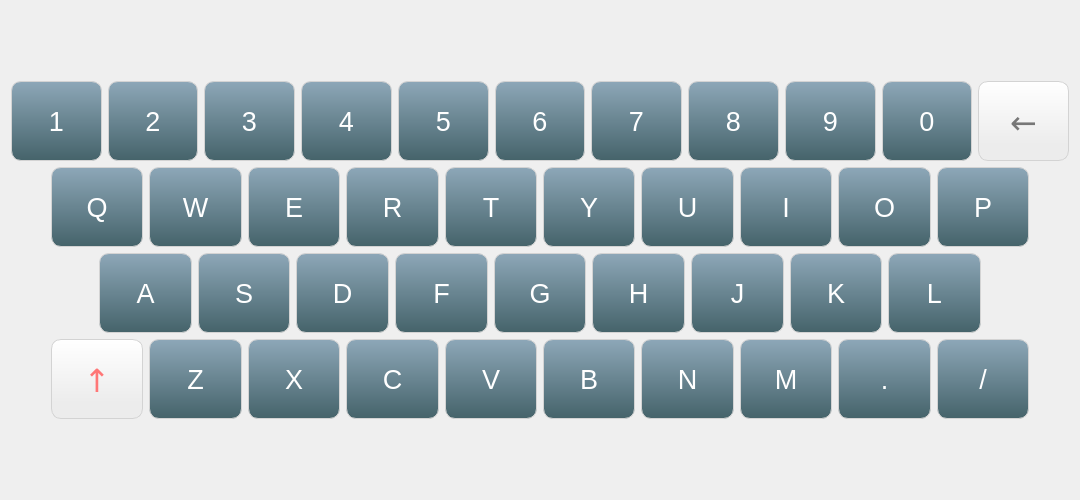
<?xml version="1.0" encoding="UTF-8"?>
<ui version="4.0">
 <class>KeyboardInput</class>
 <widget class="QWidget" name="KeyboardInput">
  <property name="geometry">
   <rect>
    <x>0</x>
    <y>0</y>
    <width>1080</width>
    <height>500</height>
   </rect>
  </property>
  <property name="windowTitle">
   <string>Form</string>
  </property>
  <layout class="QGridLayout" name="gridLayout_2">
   <item row="1" column="0">
    <layout class="QHBoxLayout" name="horizontalLayout_6">
     <item>
      <widget class="QPushButton" name="pbtn_num_1">
       <property name="minimumSize">
        <size>
         <width>40</width>
         <height>80</height>
        </size>
       </property>
       <property name="font">
        <font>
         <family>Arial</family>
         <pointsize>20</pointsize>
        </font>
       </property>
       <property name="styleSheet">
        <string notr="true">color:white;
background-color: qlineargradient(spread:pad, x1:0.5, y1:1, x2:0.5, y2:0, stop:0 rgba(69, 99, 106, 255), stop:1.0 rgba(141, 167, 184, 255));
border-style: solid;
border-width:1px;
border-radius:10px;
border-color: lightgray;</string>
       </property>
       <property name="text">
        <string>1</string>
       </property>
      </widget>
     </item>
     <item>
      <widget class="QPushButton" name="pbtn_num_2">
       <property name="minimumSize">
        <size>
         <width>40</width>
         <height>80</height>
        </size>
       </property>
       <property name="font">
        <font>
         <family>Arial</family>
         <pointsize>20</pointsize>
        </font>
       </property>
       <property name="styleSheet">
        <string notr="true">color:white;
background-color: qlineargradient(spread:pad, x1:0.5, y1:1, x2:0.5, y2:0, stop:0 rgba(69, 99, 106, 255), stop:1.0 rgba(141, 167, 184, 255));
border-style: solid;
border-width:1px;
border-radius:10px;
border-color: lightgray;</string>
       </property>
       <property name="text">
        <string>2</string>
       </property>
      </widget>
     </item>
     <item>
      <widget class="QPushButton" name="pbtn_num_3">
       <property name="minimumSize">
        <size>
         <width>40</width>
         <height>80</height>
        </size>
       </property>
       <property name="font">
        <font>
         <family>Arial</family>
         <pointsize>20</pointsize>
        </font>
       </property>
       <property name="styleSheet">
        <string notr="true">color:white;
background-color: qlineargradient(spread:pad, x1:0.5, y1:1, x2:0.5, y2:0, stop:0 rgba(69, 99, 106, 255), stop:1.0 rgba(141, 167, 184, 255));
border-style: solid;
border-width:1px;
border-radius:10px;
border-color: lightgray;</string>
       </property>
       <property name="text">
        <string>3</string>
       </property>
      </widget>
     </item>
     <item>
      <widget class="QPushButton" name="pbtn_num_4">
       <property name="minimumSize">
        <size>
         <width>40</width>
         <height>80</height>
        </size>
       </property>
       <property name="font">
        <font>
         <family>Arial</family>
         <pointsize>20</pointsize>
        </font>
       </property>
       <property name="styleSheet">
        <string notr="true">color:white;
background-color: qlineargradient(spread:pad, x1:0.5, y1:1, x2:0.5, y2:0, stop:0 rgba(69, 99, 106, 255), stop:1.0 rgba(141, 167, 184, 255));
border-style: solid;
border-width:1px;
border-radius:10px;
border-color: lightgray;</string>
       </property>
       <property name="text">
        <string>4</string>
       </property>
      </widget>
     </item>
     <item>
      <widget class="QPushButton" name="pbtn_num_5">
       <property name="minimumSize">
        <size>
         <width>40</width>
         <height>80</height>
        </size>
       </property>
       <property name="font">
        <font>
         <family>Arial</family>
         <pointsize>20</pointsize>
        </font>
       </property>
       <property name="styleSheet">
        <string notr="true">color:white;
background-color: qlineargradient(spread:pad, x1:0.5, y1:1, x2:0.5, y2:0, stop:0 rgba(69, 99, 106, 255), stop:1.0 rgba(141, 167, 184, 255));
border-style: solid;
border-width:1px;
border-radius:10px;
border-color: lightgray;</string>
       </property>
       <property name="text">
        <string>5</string>
       </property>
      </widget>
     </item>
     <item>
      <widget class="QPushButton" name="pbtn_num_6">
       <property name="minimumSize">
        <size>
         <width>40</width>
         <height>80</height>
        </size>
       </property>
       <property name="font">
        <font>
         <family>Arial</family>
         <pointsize>20</pointsize>
        </font>
       </property>
       <property name="styleSheet">
        <string notr="true">color:white;
background-color: qlineargradient(spread:pad, x1:0.5, y1:1, x2:0.5, y2:0, stop:0 rgba(69, 99, 106, 255), stop:1.0 rgba(141, 167, 184, 255));
border-style: solid;
border-width:1px;
border-radius:10px;
border-color: lightgray;</string>
       </property>
       <property name="text">
        <string>6</string>
       </property>
      </widget>
     </item>
     <item>
      <widget class="QPushButton" name="pbtn_num_7">
       <property name="minimumSize">
        <size>
         <width>40</width>
         <height>80</height>
        </size>
       </property>
       <property name="font">
        <font>
         <family>Arial</family>
         <pointsize>20</pointsize>
        </font>
       </property>
       <property name="styleSheet">
        <string notr="true">color:white;
background-color: qlineargradient(spread:pad, x1:0.5, y1:1, x2:0.5, y2:0, stop:0 rgba(69, 99, 106, 255), stop:1.0 rgba(141, 167, 184, 255));
border-style: solid;
border-width:1px;
border-radius:10px;
border-color: lightgray;</string>
       </property>
       <property name="text">
        <string>7</string>
       </property>
      </widget>
     </item>
     <item>
      <widget class="QPushButton" name="pbtn_num_8">
       <property name="minimumSize">
        <size>
         <width>40</width>
         <height>80</height>
        </size>
       </property>
       <property name="font">
        <font>
         <family>Arial</family>
         <pointsize>20</pointsize>
        </font>
       </property>
       <property name="styleSheet">
        <string notr="true">color:white;
background-color: qlineargradient(spread:pad, x1:0.5, y1:1, x2:0.5, y2:0, stop:0 rgba(69, 99, 106, 255), stop:1.0 rgba(141, 167, 184, 255));
border-style: solid;
border-width:1px;
border-radius:10px;
border-color: lightgray;</string>
       </property>
       <property name="text">
        <string>8</string>
       </property>
      </widget>
     </item>
     <item>
      <widget class="QPushButton" name="pbtn_num_9">
       <property name="minimumSize">
        <size>
         <width>40</width>
         <height>80</height>
        </size>
       </property>
       <property name="font">
        <font>
         <family>Arial</family>
         <pointsize>20</pointsize>
        </font>
       </property>
       <property name="styleSheet">
        <string notr="true">color:white;
background-color: qlineargradient(spread:pad, x1:0.5, y1:1, x2:0.5, y2:0, stop:0 rgba(69, 99, 106, 255), stop:1.0 rgba(141, 167, 184, 255));
border-style: solid;
border-width:1px;
border-radius:10px;
border-color: lightgray;</string>
       </property>
       <property name="text">
        <string>9</string>
       </property>
      </widget>
     </item>
     <item>
      <widget class="QPushButton" name="pbtn_num_0">
       <property name="minimumSize">
        <size>
         <width>40</width>
         <height>80</height>
        </size>
       </property>
       <property name="font">
        <font>
         <family>Arial</family>
         <pointsize>20</pointsize>
        </font>
       </property>
       <property name="styleSheet">
        <string notr="true">color:white;
background-color: qlineargradient(spread:pad, x1:0.5, y1:1, x2:0.5, y2:0, stop:0 rgba(69, 99, 106, 255), stop:1.0 rgba(141, 167, 184, 255));
border-style: solid;
border-width:1px;
border-radius:10px;
border-color: lightgray;</string>
       </property>
       <property name="text">
        <string>0</string>
       </property>
      </widget>
     </item>
     <item>
      <widget class="QPushButton" name="pbtn_backspace">
       <property name="minimumSize">
        <size>
         <width>40</width>
         <height>80</height>
        </size>
       </property>
       <property name="font">
        <font>
         <family>Noto Sans CJK TC Bold</family>
         <pointsize>24</pointsize>
         <weight>50</weight>
         <bold>false</bold>
        </font>
       </property>
       <property name="styleSheet">
        <string notr="true">color: rgb(119, 119, 119);
background-color: qlineargradient(spread:pad, x1:0.5, y1:1, x2:0.5, y2:0, stop:0.2 rgba(236, 236, 236, 255), stop:1.0 rgba(255, 255, 255, 255));
border-style: solid;
border-width:1px;
border-radius:10px;
border-color: lightgray;</string>
       </property>
       <property name="text">
        <string>←</string>
       </property>
      </widget>
     </item>
    </layout>
   </item>
   <item row="3" column="0">
    <layout class="QHBoxLayout" name="horizontalLayout_3">
     <item>
      <spacer name="horizontalSpacer_5">
       <property name="orientation">
        <enum>Qt::Horizontal</enum>
       </property>
       <property name="sizeType">
        <enum>QSizePolicy::Fixed</enum>
       </property>
       <property name="sizeHint" stdset="0">
        <size>
         <width>88</width>
         <height>20</height>
        </size>
       </property>
      </spacer>
     </item>
     <item>
      <widget class="QPushButton" name="pbtn_char_a">
       <property name="minimumSize">
        <size>
         <width>40</width>
         <height>80</height>
        </size>
       </property>
       <property name="font">
        <font>
         <family>Arial</family>
         <pointsize>20</pointsize>
        </font>
       </property>
       <property name="styleSheet">
        <string notr="true">color:white;
background-color: qlineargradient(spread:pad, x1:0.5, y1:1, x2:0.5, y2:0, stop:0 rgba(69, 99, 106, 255), stop:1.0 rgba(141, 167, 184, 255));
border-style: solid;
border-width:1px;
border-radius:10px;
border-color: lightgray;</string>
       </property>
       <property name="text">
        <string>A</string>
       </property>
      </widget>
     </item>
     <item>
      <widget class="QPushButton" name="pbtn_char_s">
       <property name="minimumSize">
        <size>
         <width>40</width>
         <height>80</height>
        </size>
       </property>
       <property name="font">
        <font>
         <family>Arial</family>
         <pointsize>20</pointsize>
        </font>
       </property>
       <property name="styleSheet">
        <string notr="true">color:white;
background-color: qlineargradient(spread:pad, x1:0.5, y1:1, x2:0.5, y2:0, stop:0 rgba(69, 99, 106, 255), stop:1.0 rgba(141, 167, 184, 255));
border-style: solid;
border-width:1px;
border-radius:10px;
border-color: lightgray;</string>
       </property>
       <property name="text">
        <string>S</string>
       </property>
      </widget>
     </item>
     <item>
      <widget class="QPushButton" name="pbtn_char_d">
       <property name="minimumSize">
        <size>
         <width>40</width>
         <height>80</height>
        </size>
       </property>
       <property name="font">
        <font>
         <family>Arial</family>
         <pointsize>20</pointsize>
        </font>
       </property>
       <property name="styleSheet">
        <string notr="true">color:white;
background-color: qlineargradient(spread:pad, x1:0.5, y1:1, x2:0.5, y2:0, stop:0 rgba(69, 99, 106, 255), stop:1.0 rgba(141, 167, 184, 255));
border-style: solid;
border-width:1px;
border-radius:10px;
border-color: lightgray;</string>
       </property>
       <property name="text">
        <string>D</string>
       </property>
      </widget>
     </item>
     <item>
      <widget class="QPushButton" name="pbtn_char_f">
       <property name="minimumSize">
        <size>
         <width>40</width>
         <height>80</height>
        </size>
       </property>
       <property name="font">
        <font>
         <family>Arial</family>
         <pointsize>20</pointsize>
        </font>
       </property>
       <property name="styleSheet">
        <string notr="true">color:white;
background-color: qlineargradient(spread:pad, x1:0.5, y1:1, x2:0.5, y2:0, stop:0 rgba(69, 99, 106, 255), stop:1.0 rgba(141, 167, 184, 255));
border-style: solid;
border-width:1px;
border-radius:10px;
border-color: lightgray;</string>
       </property>
       <property name="text">
        <string>F</string>
       </property>
      </widget>
     </item>
     <item>
      <widget class="QPushButton" name="pbtn_char_g">
       <property name="minimumSize">
        <size>
         <width>40</width>
         <height>80</height>
        </size>
       </property>
       <property name="font">
        <font>
         <family>Arial</family>
         <pointsize>20</pointsize>
        </font>
       </property>
       <property name="styleSheet">
        <string notr="true">color:white;
background-color: qlineargradient(spread:pad, x1:0.5, y1:1, x2:0.5, y2:0, stop:0 rgba(69, 99, 106, 255), stop:1.0 rgba(141, 167, 184, 255));
border-style: solid;
border-width:1px;
border-radius:10px;
border-color: lightgray;</string>
       </property>
       <property name="text">
        <string>G</string>
       </property>
      </widget>
     </item>
     <item>
      <widget class="QPushButton" name="pbtn_char_h">
       <property name="minimumSize">
        <size>
         <width>40</width>
         <height>80</height>
        </size>
       </property>
       <property name="font">
        <font>
         <family>Arial</family>
         <pointsize>20</pointsize>
        </font>
       </property>
       <property name="styleSheet">
        <string notr="true">color:white;
background-color: qlineargradient(spread:pad, x1:0.5, y1:1, x2:0.5, y2:0, stop:0 rgba(69, 99, 106, 255), stop:1.0 rgba(141, 167, 184, 255));
border-style: solid;
border-width:1px;
border-radius:10px;
border-color: lightgray;</string>
       </property>
       <property name="text">
        <string>H</string>
       </property>
      </widget>
     </item>
     <item>
      <widget class="QPushButton" name="pbtn_char_j">
       <property name="minimumSize">
        <size>
         <width>40</width>
         <height>80</height>
        </size>
       </property>
       <property name="font">
        <font>
         <family>Arial</family>
         <pointsize>20</pointsize>
        </font>
       </property>
       <property name="styleSheet">
        <string notr="true">color:white;
background-color: qlineargradient(spread:pad, x1:0.5, y1:1, x2:0.5, y2:0, stop:0 rgba(69, 99, 106, 255), stop:1.0 rgba(141, 167, 184, 255));
border-style: solid;
border-width:1px;
border-radius:10px;
border-color: lightgray;</string>
       </property>
       <property name="text">
        <string>J</string>
       </property>
      </widget>
     </item>
     <item>
      <widget class="QPushButton" name="pbtn_char_k">
       <property name="minimumSize">
        <size>
         <width>40</width>
         <height>80</height>
        </size>
       </property>
       <property name="font">
        <font>
         <family>Arial</family>
         <pointsize>20</pointsize>
        </font>
       </property>
       <property name="styleSheet">
        <string notr="true">color:white;
background-color: qlineargradient(spread:pad, x1:0.5, y1:1, x2:0.5, y2:0, stop:0 rgba(69, 99, 106, 255), stop:1.0 rgba(141, 167, 184, 255));
border-style: solid;
border-width:1px;
border-radius:10px;
border-color: lightgray;</string>
       </property>
       <property name="text">
        <string>K</string>
       </property>
      </widget>
     </item>
     <item>
      <widget class="QPushButton" name="pbtn_char_l">
       <property name="minimumSize">
        <size>
         <width>40</width>
         <height>80</height>
        </size>
       </property>
       <property name="font">
        <font>
         <family>Arial</family>
         <pointsize>20</pointsize>
        </font>
       </property>
       <property name="styleSheet">
        <string notr="true">color:white;
background-color: qlineargradient(spread:pad, x1:0.5, y1:1, x2:0.5, y2:0, stop:0 rgba(69, 99, 106, 255), stop:1.0 rgba(141, 167, 184, 255));
border-style: solid;
border-width:1px;
border-radius:10px;
border-color: lightgray;</string>
       </property>
       <property name="text">
        <string>L</string>
       </property>
      </widget>
     </item>
     <item>
      <spacer name="horizontalSpacer_6">
       <property name="orientation">
        <enum>Qt::Horizontal</enum>
       </property>
       <property name="sizeType">
        <enum>QSizePolicy::Fixed</enum>
       </property>
       <property name="sizeHint" stdset="0">
        <size>
         <width>88</width>
         <height>20</height>
        </size>
       </property>
      </spacer>
     </item>
    </layout>
   </item>
   <item row="0" column="0">
    <spacer name="verticalSpacer">
     <property name="orientation">
      <enum>Qt::Vertical</enum>
     </property>
     <property name="sizeHint" stdset="0">
      <size>
       <width>20</width>
       <height>40</height>
      </size>
     </property>
    </spacer>
   </item>
   <item row="2" column="0">
    <layout class="QHBoxLayout" name="horizontalLayout">
     <item>
      <spacer name="horizontalSpacer">
       <property name="orientation">
        <enum>Qt::Horizontal</enum>
       </property>
       <property name="sizeType">
        <enum>QSizePolicy::Fixed</enum>
       </property>
       <property name="sizeHint" stdset="0">
        <size>
         <width>40</width>
         <height>20</height>
        </size>
       </property>
      </spacer>
     </item>
     <item>
      <widget class="QPushButton" name="pbtn_char_q">
       <property name="minimumSize">
        <size>
         <width>40</width>
         <height>80</height>
        </size>
       </property>
       <property name="font">
        <font>
         <family>Arial</family>
         <pointsize>20</pointsize>
        </font>
       </property>
       <property name="styleSheet">
        <string notr="true">color:white;
background-color: qlineargradient(spread:pad, x1:0.5, y1:1, x2:0.5, y2:0, stop:0 rgba(69, 99, 106, 255), stop:1.0 rgba(141, 167, 184, 255));
border-style: solid;
border-width:1px;
border-radius:10px;
border-color: lightgray;</string>
       </property>
       <property name="text">
        <string>Q</string>
       </property>
      </widget>
     </item>
     <item>
      <widget class="QPushButton" name="pbtn_char_w">
       <property name="minimumSize">
        <size>
         <width>40</width>
         <height>80</height>
        </size>
       </property>
       <property name="font">
        <font>
         <family>Arial</family>
         <pointsize>20</pointsize>
        </font>
       </property>
       <property name="styleSheet">
        <string notr="true">color:white;
background-color: qlineargradient(spread:pad, x1:0.5, y1:1, x2:0.5, y2:0, stop:0 rgba(69, 99, 106, 255), stop:1.0 rgba(141, 167, 184, 255));
border-style: solid;
border-width:1px;
border-radius:10px;
border-color: lightgray;</string>
       </property>
       <property name="text">
        <string>W</string>
       </property>
      </widget>
     </item>
     <item>
      <widget class="QPushButton" name="pbtn_char_e">
       <property name="minimumSize">
        <size>
         <width>40</width>
         <height>80</height>
        </size>
       </property>
       <property name="font">
        <font>
         <family>Arial</family>
         <pointsize>20</pointsize>
        </font>
       </property>
       <property name="styleSheet">
        <string notr="true">color:white;
background-color: qlineargradient(spread:pad, x1:0.5, y1:1, x2:0.5, y2:0, stop:0 rgba(69, 99, 106, 255), stop:1.0 rgba(141, 167, 184, 255));
border-style: solid;
border-width:1px;
border-radius:10px;
border-color: lightgray;</string>
       </property>
       <property name="text">
        <string>E</string>
       </property>
      </widget>
     </item>
     <item>
      <widget class="QPushButton" name="pbtn_char_r">
       <property name="minimumSize">
        <size>
         <width>40</width>
         <height>80</height>
        </size>
       </property>
       <property name="font">
        <font>
         <family>Arial</family>
         <pointsize>20</pointsize>
        </font>
       </property>
       <property name="styleSheet">
        <string notr="true">color:white;
background-color: qlineargradient(spread:pad, x1:0.5, y1:1, x2:0.5, y2:0, stop:0 rgba(69, 99, 106, 255), stop:1.0 rgba(141, 167, 184, 255));
border-style: solid;
border-width:1px;
border-radius:10px;
border-color: lightgray;</string>
       </property>
       <property name="text">
        <string>R</string>
       </property>
      </widget>
     </item>
     <item>
      <widget class="QPushButton" name="pbtn_char_t">
       <property name="minimumSize">
        <size>
         <width>40</width>
         <height>80</height>
        </size>
       </property>
       <property name="font">
        <font>
         <family>Arial</family>
         <pointsize>20</pointsize>
        </font>
       </property>
       <property name="styleSheet">
        <string notr="true">color:white;
background-color: qlineargradient(spread:pad, x1:0.5, y1:1, x2:0.5, y2:0, stop:0 rgba(69, 99, 106, 255), stop:1.0 rgba(141, 167, 184, 255));
border-style: solid;
border-width:1px;
border-radius:10px;
border-color: lightgray;</string>
       </property>
       <property name="text">
        <string>T</string>
       </property>
      </widget>
     </item>
     <item>
      <widget class="QPushButton" name="pbtn_char_y">
       <property name="minimumSize">
        <size>
         <width>40</width>
         <height>80</height>
        </size>
       </property>
       <property name="font">
        <font>
         <family>Arial</family>
         <pointsize>20</pointsize>
        </font>
       </property>
       <property name="styleSheet">
        <string notr="true">color:white;
background-color: qlineargradient(spread:pad, x1:0.5, y1:1, x2:0.5, y2:0, stop:0 rgba(69, 99, 106, 255), stop:1.0 rgba(141, 167, 184, 255));
border-style: solid;
border-width:1px;
border-radius:10px;
border-color: lightgray;</string>
       </property>
       <property name="text">
        <string>Y</string>
       </property>
      </widget>
     </item>
     <item>
      <widget class="QPushButton" name="pbtn_char_u">
       <property name="minimumSize">
        <size>
         <width>40</width>
         <height>80</height>
        </size>
       </property>
       <property name="font">
        <font>
         <family>Arial</family>
         <pointsize>20</pointsize>
        </font>
       </property>
       <property name="styleSheet">
        <string notr="true">color:white;
background-color: qlineargradient(spread:pad, x1:0.5, y1:1, x2:0.5, y2:0, stop:0 rgba(69, 99, 106, 255), stop:1.0 rgba(141, 167, 184, 255));
border-style: solid;
border-width:1px;
border-radius:10px;
border-color: lightgray;</string>
       </property>
       <property name="text">
        <string>U</string>
       </property>
      </widget>
     </item>
     <item>
      <widget class="QPushButton" name="pbtn_char_i">
       <property name="minimumSize">
        <size>
         <width>40</width>
         <height>80</height>
        </size>
       </property>
       <property name="font">
        <font>
         <family>Arial</family>
         <pointsize>20</pointsize>
        </font>
       </property>
       <property name="styleSheet">
        <string notr="true">color:white;
background-color: qlineargradient(spread:pad, x1:0.5, y1:1, x2:0.5, y2:0, stop:0 rgba(69, 99, 106, 255), stop:1.0 rgba(141, 167, 184, 255));
border-style: solid;
border-width:1px;
border-radius:10px;
border-color: lightgray;</string>
       </property>
       <property name="text">
        <string>I</string>
       </property>
      </widget>
     </item>
     <item>
      <widget class="QPushButton" name="pbtn_char_o">
       <property name="minimumSize">
        <size>
         <width>40</width>
         <height>80</height>
        </size>
       </property>
       <property name="font">
        <font>
         <family>Arial</family>
         <pointsize>20</pointsize>
        </font>
       </property>
       <property name="styleSheet">
        <string notr="true">color:white;
background-color: qlineargradient(spread:pad, x1:0.5, y1:1, x2:0.5, y2:0, stop:0 rgba(69, 99, 106, 255), stop:1.0 rgba(141, 167, 184, 255));
border-style: solid;
border-width:1px;
border-radius:10px;
border-color: lightgray;</string>
       </property>
       <property name="text">
        <string>O</string>
       </property>
      </widget>
     </item>
     <item>
      <widget class="QPushButton" name="pbtn_char_p">
       <property name="minimumSize">
        <size>
         <width>40</width>
         <height>80</height>
        </size>
       </property>
       <property name="font">
        <font>
         <family>Arial</family>
         <pointsize>20</pointsize>
        </font>
       </property>
       <property name="styleSheet">
        <string notr="true">color:white;
background-color: qlineargradient(spread:pad, x1:0.5, y1:1, x2:0.5, y2:0, stop:0 rgba(69, 99, 106, 255), stop:1.0 rgba(141, 167, 184, 255));
border-style: solid;
border-width:1px;
border-radius:10px;
border-color: lightgray;</string>
       </property>
       <property name="text">
        <string>P</string>
       </property>
      </widget>
     </item>
     <item>
      <spacer name="horizontalSpacer_2">
       <property name="orientation">
        <enum>Qt::Horizontal</enum>
       </property>
       <property name="sizeType">
        <enum>QSizePolicy::Fixed</enum>
       </property>
       <property name="sizeHint" stdset="0">
        <size>
         <width>40</width>
         <height>20</height>
        </size>
       </property>
      </spacer>
     </item>
    </layout>
   </item>
   <item row="5" column="0">
    <spacer name="verticalSpacer_2">
     <property name="orientation">
      <enum>Qt::Vertical</enum>
     </property>
     <property name="sizeHint" stdset="0">
      <size>
       <width>20</width>
       <height>40</height>
      </size>
     </property>
    </spacer>
   </item>
   <item row="4" column="0">
    <layout class="QHBoxLayout" name="horizontalLayout_4">
     <item>
      <spacer name="horizontalSpacer_7">
       <property name="orientation">
        <enum>Qt::Horizontal</enum>
       </property>
       <property name="sizeType">
        <enum>QSizePolicy::Fixed</enum>
       </property>
       <property name="sizeHint" stdset="0">
        <size>
         <width>40</width>
         <height>20</height>
        </size>
       </property>
      </spacer>
     </item>
     <item>
      <widget class="QPushButton" name="pbtn_case">
       <property name="minimumSize">
        <size>
         <width>40</width>
         <height>80</height>
        </size>
       </property>
       <property name="font">
        <font>
         <family>Noto Sans CJK TC Bold</family>
         <pointsize>24</pointsize>
         <weight>50</weight>
         <bold>false</bold>
        </font>
       </property>
       <property name="styleSheet">
        <string notr="true">color: rgb(255, 119, 119);
background-color: qlineargradient(spread:pad, x1:0.5, y1:1, x2:0.5, y2:0, stop:0.2 rgba(236, 236, 236, 255), stop:1.0 rgba(255, 255, 255, 255));
border-style: solid;
border-width:1px;
border-radius:10px;
border-color: lightgray;</string>
       </property>
       <property name="text">
        <string>↑</string>
       </property>
       <property name="checkable">
        <bool>true</bool>
       </property>
       <property name="checked">
        <bool>true</bool>
       </property>
      </widget>
     </item>
     <item>
      <widget class="QPushButton" name="pbtn_char_z">
       <property name="minimumSize">
        <size>
         <width>40</width>
         <height>80</height>
        </size>
       </property>
       <property name="font">
        <font>
         <family>Arial</family>
         <pointsize>20</pointsize>
        </font>
       </property>
       <property name="styleSheet">
        <string notr="true">color:white;
background-color: qlineargradient(spread:pad, x1:0.5, y1:1, x2:0.5, y2:0, stop:0 rgba(69, 99, 106, 255), stop:1.0 rgba(141, 167, 184, 255));
border-style: solid;
border-width:1px;
border-radius:10px;
border-color: lightgray;</string>
       </property>
       <property name="text">
        <string>Z</string>
       </property>
      </widget>
     </item>
     <item>
      <widget class="QPushButton" name="pbtn_char_x">
       <property name="minimumSize">
        <size>
         <width>40</width>
         <height>80</height>
        </size>
       </property>
       <property name="font">
        <font>
         <family>Arial</family>
         <pointsize>20</pointsize>
        </font>
       </property>
       <property name="styleSheet">
        <string notr="true">color:white;
background-color: qlineargradient(spread:pad, x1:0.5, y1:1, x2:0.5, y2:0, stop:0 rgba(69, 99, 106, 255), stop:1.0 rgba(141, 167, 184, 255));
border-style: solid;
border-width:1px;
border-radius:10px;
border-color: lightgray;</string>
       </property>
       <property name="text">
        <string>X</string>
       </property>
      </widget>
     </item>
     <item>
      <widget class="QPushButton" name="pbtn_char_c">
       <property name="minimumSize">
        <size>
         <width>40</width>
         <height>80</height>
        </size>
       </property>
       <property name="font">
        <font>
         <family>Arial</family>
         <pointsize>20</pointsize>
        </font>
       </property>
       <property name="styleSheet">
        <string notr="true">color:white;
background-color: qlineargradient(spread:pad, x1:0.5, y1:1, x2:0.5, y2:0, stop:0 rgba(69, 99, 106, 255), stop:1.0 rgba(141, 167, 184, 255));
border-style: solid;
border-width:1px;
border-radius:10px;
border-color: lightgray;</string>
       </property>
       <property name="text">
        <string>C</string>
       </property>
      </widget>
     </item>
     <item>
      <widget class="QPushButton" name="pbtn_char_v">
       <property name="minimumSize">
        <size>
         <width>40</width>
         <height>80</height>
        </size>
       </property>
       <property name="font">
        <font>
         <family>Arial</family>
         <pointsize>20</pointsize>
        </font>
       </property>
       <property name="styleSheet">
        <string notr="true">color:white;
background-color: qlineargradient(spread:pad, x1:0.5, y1:1, x2:0.5, y2:0, stop:0 rgba(69, 99, 106, 255), stop:1.0 rgba(141, 167, 184, 255));
border-style: solid;
border-width:1px;
border-radius:10px;
border-color: lightgray;</string>
       </property>
       <property name="text">
        <string>V</string>
       </property>
      </widget>
     </item>
     <item>
      <widget class="QPushButton" name="pbtn_char_b">
       <property name="minimumSize">
        <size>
         <width>40</width>
         <height>80</height>
        </size>
       </property>
       <property name="font">
        <font>
         <family>Arial</family>
         <pointsize>20</pointsize>
        </font>
       </property>
       <property name="styleSheet">
        <string notr="true">color:white;
background-color: qlineargradient(spread:pad, x1:0.5, y1:1, x2:0.5, y2:0, stop:0 rgba(69, 99, 106, 255), stop:1.0 rgba(141, 167, 184, 255));
border-style: solid;
border-width:1px;
border-radius:10px;
border-color: lightgray;</string>
       </property>
       <property name="text">
        <string>B</string>
       </property>
      </widget>
     </item>
     <item>
      <widget class="QPushButton" name="pbtn_char_n">
       <property name="minimumSize">
        <size>
         <width>40</width>
         <height>80</height>
        </size>
       </property>
       <property name="font">
        <font>
         <family>Arial</family>
         <pointsize>20</pointsize>
        </font>
       </property>
       <property name="styleSheet">
        <string notr="true">color:white;
background-color: qlineargradient(spread:pad, x1:0.5, y1:1, x2:0.5, y2:0, stop:0 rgba(69, 99, 106, 255), stop:1.0 rgba(141, 167, 184, 255));
border-style: solid;
border-width:1px;
border-radius:10px;
border-color: lightgray;</string>
       </property>
       <property name="text">
        <string>N</string>
       </property>
      </widget>
     </item>
     <item>
      <widget class="QPushButton" name="pbtn_char_m">
       <property name="minimumSize">
        <size>
         <width>40</width>
         <height>80</height>
        </size>
       </property>
       <property name="font">
        <font>
         <family>Arial</family>
         <pointsize>20</pointsize>
        </font>
       </property>
       <property name="styleSheet">
        <string notr="true">color:white;
background-color: qlineargradient(spread:pad, x1:0.5, y1:1, x2:0.5, y2:0, stop:0 rgba(69, 99, 106, 255), stop:1.0 rgba(141, 167, 184, 255));
border-style: solid;
border-width:1px;
border-radius:10px;
border-color: lightgray;</string>
       </property>
       <property name="text">
        <string>M</string>
       </property>
      </widget>
     </item>
     <item>
      <widget class="QPushButton" name="pbtn_char_dot">
       <property name="minimumSize">
        <size>
         <width>40</width>
         <height>80</height>
        </size>
       </property>
       <property name="font">
        <font>
         <family>Arial</family>
         <pointsize>20</pointsize>
        </font>
       </property>
       <property name="styleSheet">
        <string notr="true">color:white;
background-color: qlineargradient(spread:pad, x1:0.5, y1:1, x2:0.5, y2:0, stop:0 rgba(69, 99, 106, 255), stop:1.0 rgba(141, 167, 184, 255));
border-style: solid;
border-width:1px;
border-radius:10px;
border-color: lightgray;</string>
       </property>
       <property name="text">
        <string>.</string>
       </property>
      </widget>
     </item>
     <item>
      <widget class="QPushButton" name="pbtn_char_slash">
       <property name="minimumSize">
        <size>
         <width>40</width>
         <height>80</height>
        </size>
       </property>
       <property name="font">
        <font>
         <family>Arial</family>
         <pointsize>20</pointsize>
        </font>
       </property>
       <property name="styleSheet">
        <string notr="true">color:white;
background-color: qlineargradient(spread:pad, x1:0.5, y1:1, x2:0.5, y2:0, stop:0 rgba(69, 99, 106, 255), stop:1.0 rgba(141, 167, 184, 255));
border-style: solid;
border-width:1px;
border-radius:10px;
border-color: lightgray;</string>
       </property>
       <property name="text">
        <string>/</string>
       </property>
      </widget>
     </item>
     <item>
      <spacer name="horizontalSpacer_8">
       <property name="orientation">
        <enum>Qt::Horizontal</enum>
       </property>
       <property name="sizeType">
        <enum>QSizePolicy::Fixed</enum>
       </property>
       <property name="sizeHint" stdset="0">
        <size>
         <width>40</width>
         <height>20</height>
        </size>
       </property>
      </spacer>
     </item>
    </layout>
   </item>
  </layout>
 </widget>
 <resources/>
 <connections/>
</ui>
